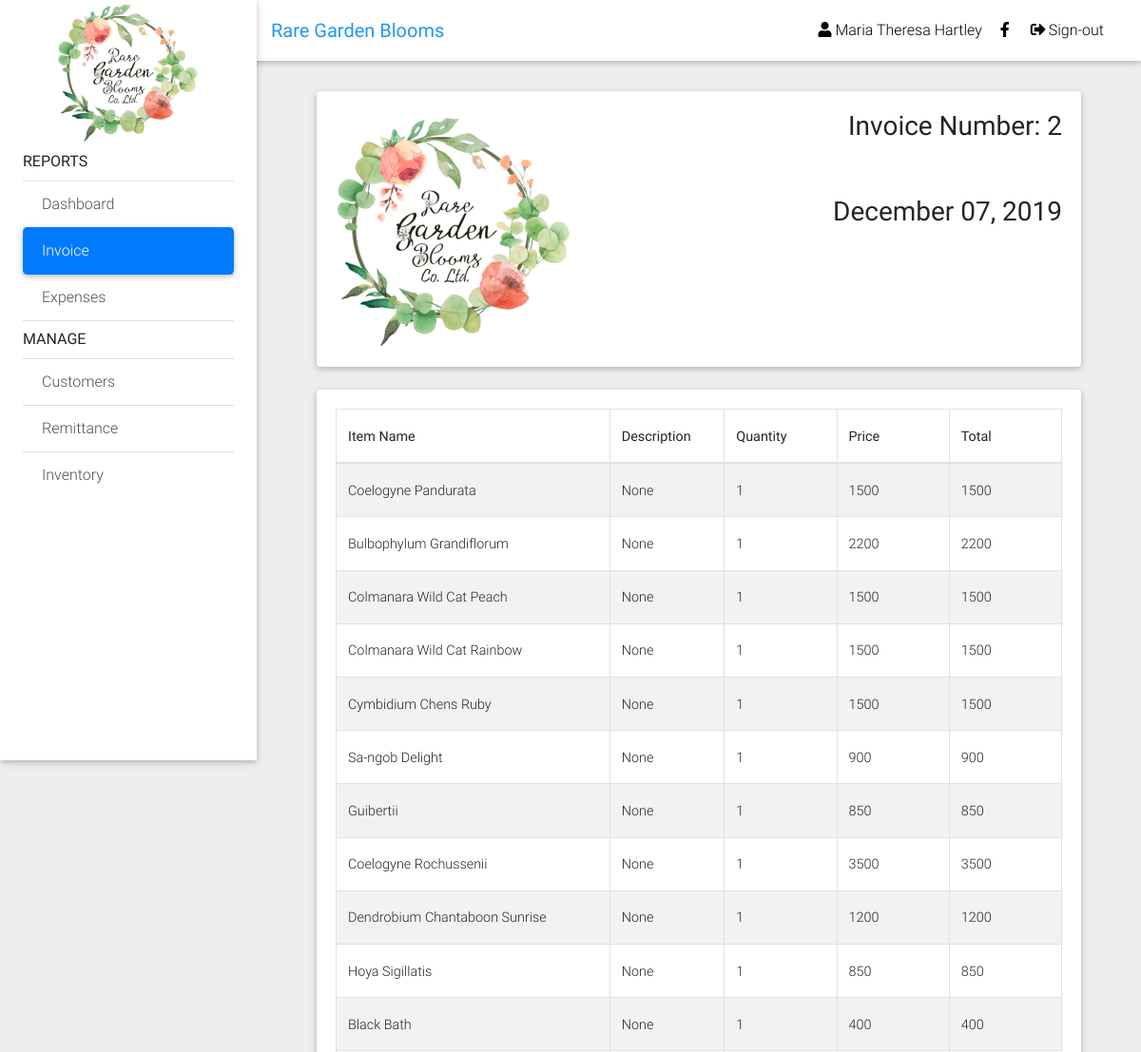
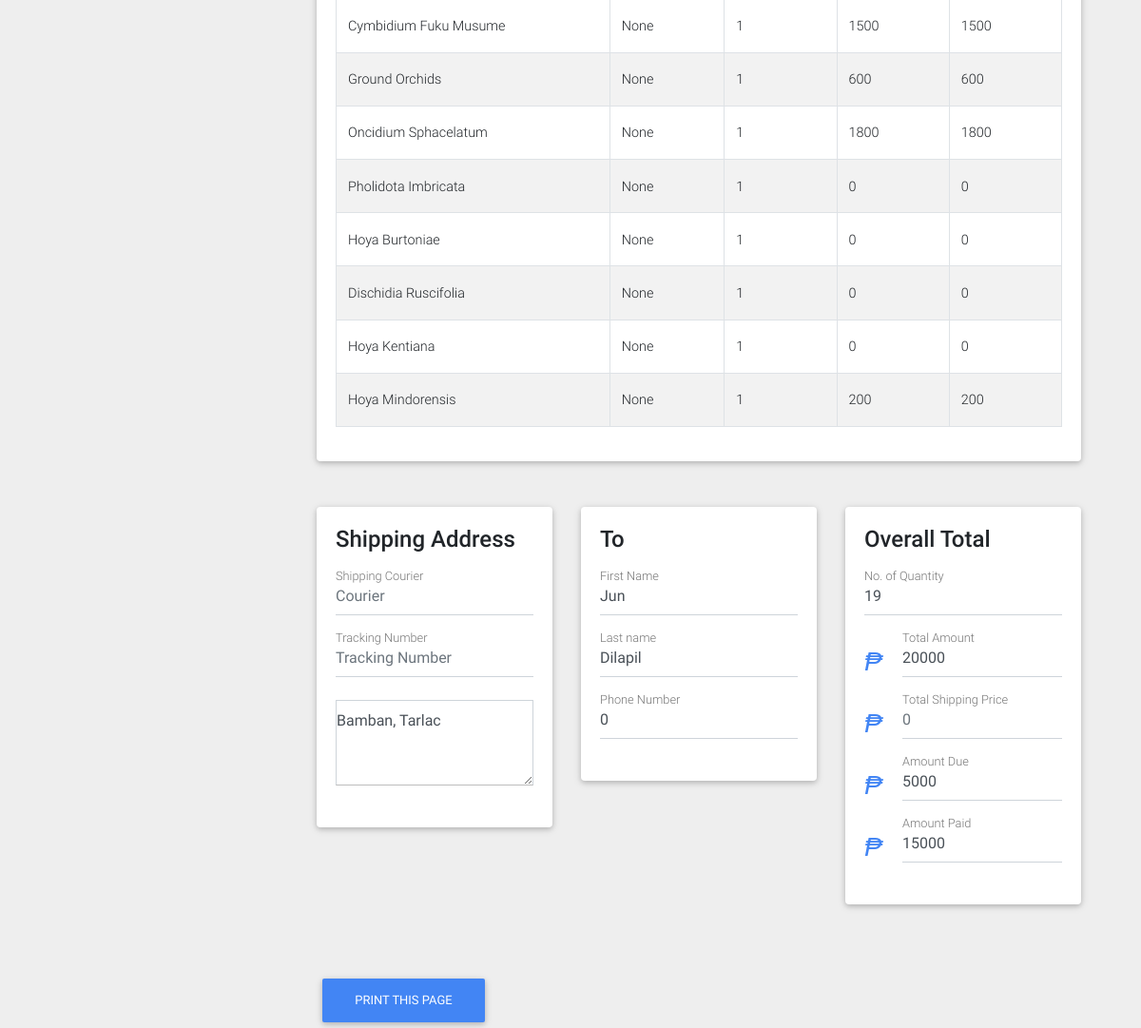
/onlineView.php?id=1 (signed in), run on the app's committed database (2 pictures, top to bottom).
### tables this page shows
CREATE TABLE IF NOT EXISTS `invoice` (
  `id` bigint(255) NOT NULL AUTO_INCREMENT,
  `customerID` bigint(255) NOT NULL,
  `remittanceID` bigint(255) DEFAULT NULL,
  `shop` enum('Online','BCC','In-House') DEFAULT NULL,
  `date` varchar(255) NOT NULL,
  `sales` int(255) NOT NULL,
  `totalAmount` int(255) DEFAULT NULL,
  `amountPaid` int(255) NOT NULL,
  `amountDue` int(255) DEFAULT NULL,
  `note` varchar(255) DEFAULT NULL,
  `modeofpayment` enum('Cash','Bank','Money Transfer','Debt') NOT NULL,
  `commission` bigint(255) DEFAULT NULL,
  `commissioner` enum('Maui','Mary Ann','None') DEFAULT NULL,
  `remittanceDate` varchar(255) DEFAULT NULL,
  `remittanceCode` varchar(255) DEFAULT NULL,
  `remittanceAmount` int(255) DEFAULT NULL,
  `remittanceCourier` varchar(255) DEFAULT NULL,
  `shippingDate` varchar(255) DEFAULT NULL,
  `trackingNumber` varchar(255) DEFAULT NULL,
  `shippingPrice` int(255) DEFAULT NULL,
  `shippingCourier` varchar(255) DEFAULT NULL,
  `timestamp` timestamp(6) NOT NULL,
  `adminID` int(255) DEFAULT NULL,
  PRIMARY KEY (`id`)
);

CREATE TABLE IF NOT EXISTS `customers` (
  `id` bigint(255) NOT NULL AUTO_INCREMENT,
  `firstname` varchar(255) NOT NULL,
  `lastname` varchar(255) NOT NULL,
  `address` varchar(255) DEFAULT NULL,
  `contactNumber` varchar(255) DEFAULT NULL,
  PRIMARY KEY (`id`)
);

CREATE TABLE IF NOT EXISTS `invoiceitems` (
  `invoiceID` int(255) NOT NULL,
  `item` varchar(255) NOT NULL,
  `description` varchar(255) NOT NULL,
  `quantity` int(255) NOT NULL,
  `price` int(255) NOT NULL,
  `shippingprice` int(255) DEFAULT NULL,
  `totalamount` int(255) NOT NULL
);

### includes/session.php (called while the page is built, shortened)
<?php
	include 'includes/conn.php';;
	if(isset($_SESSION['admin'])){
		$query = $conn -> prepare("SELECT * FROM admin WHERE id = ? ");
		$query -> bind_param("s", $variable);
		$query -> execute();
		$result = $query->get_result();
		$user = mysqli_fetch_assoc($result);
	}
	else{
		header('location: index.php');
		exit();
	}
?>

### onlineView.php (the view, shortened to what this page needs)
<?php include 'includes/session.php'; ?>
<?php include 'includes/header.php'; ?>
<body class="grey lighten-3">
  <?php
  $current = "invoice";
  include 'includes/navbar.php'; ?>
  <?php
  $productid = $_GET['id'];
  $result = mysqli_query($conn, "SELECT * FROM invoice join customers on invoice.customerID = customers.id WHERE invoice.id=$productid");
  while($row = mysqli_fetch_array($result)){
    $invoiceID = $row['id'];
    $totalAmount = $row['totalAmount'];
    $date = date("F d, Y", strtotime($row['date']));
    $amountPaid = $row['amountPaid'];
    $amountDue = $row['amountDue'];
    $trackingNumber = $row['trackingNumber'];
    $shippingPrice = $row['shippingPrice'];
    $shippingCourier = $row['shippingCourier'];
    $firstname = $row['firstname'];
    $lastname = $row['lastname'];
    $address = $row['address'];
    $contactNumber = $row['contactNumber'];
  }
  ?>
  <main class="pt-5 mx-lg-5">
    <div class="container-fluid mt-5">
      <div id="capture">
      <div class="row wow fadeIn">
        <div class="col-md-12 mb-4">
          <div class="card">
            <div class="card-body">
              <div class="row">
                <div class="col-6 text-left">
                            <a href="https://raregardenblooms.com" target="_blank">
            <img src="logo.jpg" style="height:250px;width:250px;" alt="">
          </a>
                </div>
                <div class="col-6 text-right">
                  <h3>Invoice Number: <?php echo $invoiceID;?> </h3><br><br>
                  <h3><?php echo $date;?></h3>
                </div>
              </div>
            </div>
          </div>
        </div>
      </div>
      <div class="row wow fadeIn">
        <div class="col-md-12 mb-4">
          <div class="card mb-4">
            <div class="card-body">
              <table class="table table-striped table-bordered" cellspacing="0" width="100%">
                <thead>
                  <tr>
                    <th class="th-sm">Item Name
                    </th>
                    <th class="th-sm">Description
                    </th>
                    <th class="th-sm">Quantity
                    </th>
                    <th class="th-sm">Price
                    </th>
                    <th class="th-sm">Total
                    </th>
                  </tr>
                </thead>
                <tbody>
                 <?php
                   $result5 = mysqli_query($conn, "SELECT SUM(quantity) AS totalquantity FROM invoice join invoiceitems on invoiceitems.invoiceID = invoice.id where invoice.id = $productid");
                  $row5 = mysqli_fetch_assoc($result5);
                  $totalquantity = $row5['totalquantity'];
            $result3 = mysqli_query($conn, "SELECT * FROM invoice join invoiceitems on invoiceitems.invoiceID = invoice.id where invoice.id = $productid");
            while ($row = mysqli_fetch_array($result3)) {
                  ?>
            <tr>
              <td><?php echo ucwords($row['item']);?></td>
              <td><?php echo ucwords($row['description']);?></td>
              <td><?php echo $row['quantity'];?></td>
              <td><?php echo $row['price'];?></td>
              <td><?php echo $row['totalamount'];?></td>
            </tr>
            <?php   } ?>
                </tbody>
              </table>
            </div>
          </div>
        </div>
      </div>
      <div class="row wow fadeIn">
        <div class="col-md-4">
          <div class="card mb-4">
            <div class="card-body">
<p class="h4 mb-4">Shipping Address</p>
            <div class="md-form">
                  <input type="text" name="shippingCourier" class="form-control mb-4" placeholder="Courier" value="<?php echo ucwords($shippingCourier);?>" readonly>
                <label for="materialContactFormMessage">Shipping Courier</label>
            </div>
                <div class="md-form">
                     <input type="text" name="trackingNumber" class="form-control mb-4" placeholder="Tracking Number" value="<?php echo ucwords($trackingNumber);?>" readonly>
                <label for="materialContactFormMessage">Tracking Number</label>
            </div>
                                                  <div class="md-form">
    <textarea type="text" name="address" class="form-control mb-4 rounded-0" rows="3" readonly><?php echo ucwords($address);?></textarea>
              </div>
            </div>
          </div>
        </div>
        <div class="col-md-4">
          <div class="card mb-4">
            <div class="card-body">
<p class="h4 mb-4">To</p>
                    <div class="md-form">
     <input type="text" name="firstname" class="form-control" placeholder="First name" value="<?php echo ucwords($firstname);?>" readonly>
                <label for="materialContactFormMessage">First Name</label>
                    </div>
                                    <div class="md-form">
     <input type="text" name="lastname" class="form-control" placeholder="Last name" value="<?php echo ucwords($lastname);?>" readonly>
                <label for="materialContactFormMessage">Last name</label>
              </div>
                                                  <div class="md-form">
  <input type="number" min="0" name="contactNumber" class="form-control mb-4" placeholder="Phone Number" value="<?php echo $contactNumber;?>" readonly>
             <label for="materialContactFormMessage">Phone Number</label>
              </div>
            </div>
          </div>
        </div>
        <div class="col-md-4">
          <div class="card mb-4">
            <div class="card-body">
            <p class="h4 mb-4">Overall Total</p>
            <div class="md-form">
                <input id="totalquantity" type="number" name="totalquantity"  class="form-control mb-4" placeholder="0" value="<?php echo $totalquantity;?>" readonly>
                <label for="materialContactFormMessage">No. of Quantity</label>
            </div>
            <div class="md-form">
                <i class="prefix">₱</i>
                <input type="number" id="subTotal" name="subTotal" class="form-control mb-4" placeholder="0" value="<?php echo $totalAmount;?>" readonly>
                <label for="materialContactFormMessage">Total Amount</label>
            </div>
            <div class="md-form">
                <i class="prefix">₱</i>
                <input type="number" id="totalshipping" name="totalshipping" class="form-control mb-4" placeholder="0" value="<?php echo $shippingPrice;?>" readonly>
                <label for="materialContactFormMessage">Total Shipping Price</label>
            </div>
            <div class="md-form">
              <i class="prefix">₱</i>
              <input type="number" name="amountDue" id="amountDue" class="form-control mb-4" placeholder="0" value="<?php echo $amountDue;?>" readonly>
                <label for="materialContactFormMessage">Amount Due</label>
            </div>
            <div class="md-form">
                <i class="prefix">₱</i>
                <input type="number" min="0" id="amountPaid" name="amountPaid" require class="form-control mb-4" value="<?php echo $amountPaid;?>" readonly>
                <label for="materialContactFormMessage">Amount Paid</label>
            </div>
            </div>
          </div>
        </div>
      </div>
    </div>
<br><br>
    <div class="row">
      <div class="col-4">
       <button class="noprint btn btn-primary" onclick="myFunction()">Print this page</button>
      </div>
    </div>
    </div>
  </main>
</body>
</html>

### includes/navbar.php (shortened to what this page needs)
<header>
   <nav class="navbar fixed-top navbar-expand-lg navbar-light white scrolling-navbar">
     <div class="container-fluid">
       <a class="navbar-brand waves-effect" href="home.php">
         <strong class="blue-text">Rare Garden Blooms</strong>
       </a>
       <div class="collapse navbar-collapse" id="navbarSupportedContent">
         <ul class="navbar-nav nav-flex-icons">
           <li class="nav-item">
           <a class="nav-link waves-effect waves-light"><i class="fa fa-user" aria-hidden="true"></i> <span class="clearfix d-none d-sm-inline-block"><?php echo $user['firstname']. ' '.$user['lastname']; ?></span></a>
         </li>
           <li class="nav-item">
             <a href="https://www.facebook.com/raregardenblooms" class="nav-link waves-effect" target="_blank">
               <i class="fab fa-facebook-f"></i>
             </a>
           </li>
           <li class="nav-item">
             <a href="logout.php" class="nav-link waves-effect">
               <i class="fas fa-sign-out-alt"></i>Sign-out
             </a>
           </li>
         </ul>
       </div>
     </div>
   </nav>
   <div class="sidebar-fixed position-fixed">
      <div class="text-center">
         <a href="https://raregardenblooms.com" target="_blank">
           <img src="logo.jpg" style="height:150px;width:150px;" alt="">
         </a>
       </div>
     <div class="list-group list-group-flush">
         <strong class="mt-2 mb-2">REPORTS</strong>
         <a href="home.php" class="list-group-item list-group-item-action waves-effect <?php if($current == 'home') {echo 'active';} ?>">
           Dashboard</a>
         <a href="invoice.php" class="list-group-item list-group-item-action waves-effect <?php if($current == 'invoice') {echo 'active';} ?>">
          Invoice</a>
         <a href="expenses.php" class="list-group-item list-group-item-action waves-effect <?php if($current == 'expenses') {echo 'active';} ?>">
           Expenses</a>
         <strong class="mt-2 mb-2">MANAGE</strong>
         <a href="customers.php" class="list-group-item list-group-item-action waves-effect <?php if($current == 'customers') {echo 'active';} ?>">
           Customers</a>
         <a href="remittance.php" class="list-group-item list-group-item-action waves-effect <?php if($current == 'remittance') {echo 'active';} ?>">
           Remittance</a>
         <a href="inventory.php" class="list-group-item list-group-item-action waves-effect <?php if($current == 'inventory') {echo 'active';} ?>">
           Inventory</a>
       </div>
     </div>
 </header>

### includes/header.php (style rules this page uses)
* { margin: 0; padding: 0; }
html, body { height: 100%; width: 100%; }
main { min-height: 100%; }
header { width: 100%; }

### data on the page
invoice: customerID "2", date "December 07, 2019", address "Bamban, Tarlac", firstname "Jun", lastname "Dilapil", contactNumber "0", subTotal "20000", amountDue "5000", amountPaid "15000"
invoiceitems: item "Coelogyne Pandurata", description "None", quantity "1", price "1500", totalamount "1500"
invoiceitems: item "Bulbophylum Grandiflorum", description "None", quantity "1", price "2200", totalamount "2200"
invoiceitems: item "Colmanara Wild Cat Peach", description "None", quantity "1", price "1500", totalamount "1500"
invoiceitems: item "Colmanara Wild Cat Rainbow", description "None", quantity "1", price "1500", totalamount "1500"
invoiceitems: item "Cymbidium Chens Ruby", description "None", quantity "1", price "1500", totalamount "1500"
invoiceitems: item "Sa-ngob Delight", description "None", quantity "1", price "900", totalamount "900"
invoiceitems: item "Guibertii", description "None", quantity "1", price "850", totalamount "850"
invoiceitems: item "Coelogyne Rochussenii", description "None", quantity "1", price "3500", totalamount "3500"
invoiceitems: item "Dendrobium Chantaboon Sunrise", description "None", quantity "1", price "1200", totalamount "1200"
invoiceitems: item "Hoya Sigillatis", description "None", quantity "1", price "850", totalamount "850"
invoiceitems: item "Black Bath", description "None", quantity "1", price "400", totalamount "400"
invoiceitems: item "Cymbidium Fuku Musume", description "None", quantity "1", price "1500", totalamount "1500"
invoiceitems: item "Ground Orchids", description "None", quantity "1", price "600", totalamount "600"
invoiceitems: item "Oncidium Sphacelatum", description "None", quantity "1", price "1800", totalamount "1800"
invoiceitems: item "Pholidota Imbricata", description "None", quantity "1", price "0", totalamount "0"
invoiceitems: item "Hoya Burtoniae", description "None", quantity "1", price "0", totalamount "0"
invoiceitems: item "Dischidia Ruscifolia", description "None", quantity "1", price "0", totalamount "0"
invoiceitems: item "Hoya Kentiana", description "None", quantity "1", price "0", totalamount "0"
invoiceitems: item "Hoya Mindorensis", description "None", quantity "1", price "200", totalamount "200"

### other printed values
$user['firstname'] "Maria Theresa"
$user['lastname'] "Hartley"
